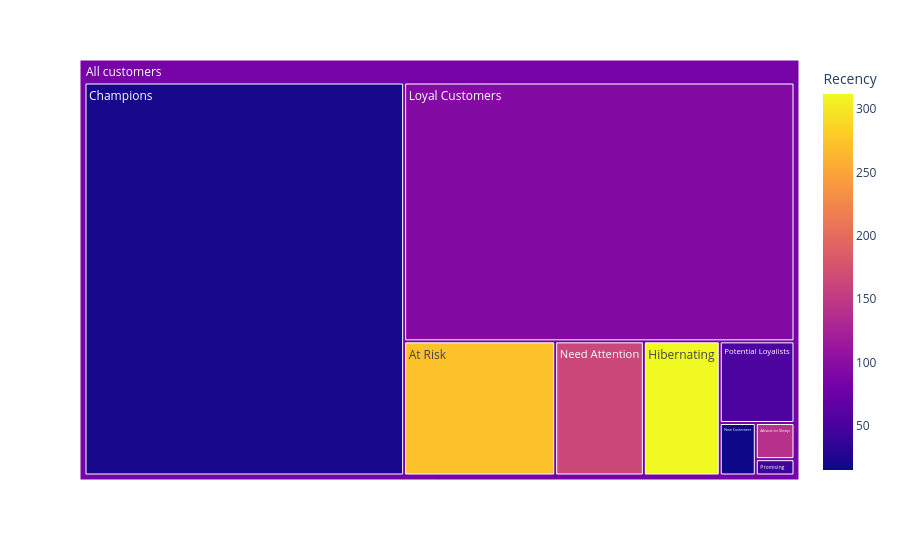

Source (notebook cell):
### Code cell
px.treemap(fm, path=[px.Constant('All customers'), 'Segment'], 
           values='Monetary', color='Recency')

### Figure 1 — Plotly figure (JSON) as saved in the notebook; plotly's stock layout.template omitted (floating-point values rounded to 4 significant figures)
{"data": [{"branchvalues": "total", "customdata": [[95.1], [311.9], [20.21], [163.3], [272.0], [53.45], [15.25], [42.17], [140.7], [83.71]], "domain": {"x": [0, 1], "y": [0, 1]}, "hovertemplate": "labels=%{label}<br>Monetary=%{value}<br>parent=%{parent}<br>id=%{id}<br>Recency=%{color}<extra></extra>", "ids": ["All customers/Loyal Customers", "All customers/Hibernating", "All customers/Champions", "All customers/Need Attention", "All customers/At Risk", "All customers/Potential Loyalists", "All customers/New Customers", "All customers/Promising", "All customers/About to Sleep", "All customers"], "labels": ["Loyal Customers", "Hibernating", "Champions", "Need Attention", "At Risk", "Potential Loyalists", "New Customers", "Promising", "About to Sleep", "All customers"], "marker": {"coloraxis": "coloraxis", "colors": [95.1, 311.9, 20.21, 163.3, 272.0, 53.45, 15.25, 42.17, 140.7, 83.71]}, "name": "", "parents": ["All customers", "All customers", "All customers", "All customers", "All customers", "All customers", "All customers", "All customers", "All customers", ""], "type": "treemap", "values": [338900.0, 34150.0, 421300.0, 39890.0, 67980.0, 20480.0, 6349.0, 2120.0, 4695.0, 936000.0]}], "layout": {"coloraxis": {"colorbar": {"title": {"text": "Recency"}}, "colorscale": [[0, "#0d0887"], [0.1111, "#46039f"], [0.2222, "#7201a8"], [0.3333, "#9c179e"], [0.4444, "#bd3786"], [0.5556, "#d8576b"], [0.6667, "#ed7953"], [0.7778, "#fb9f3a"], [0.8889, "#fdca26"], [1, "#f0f921"]]}, "legend": {"tracegroupgap": 0}, "margin": {"t": 60}}}
